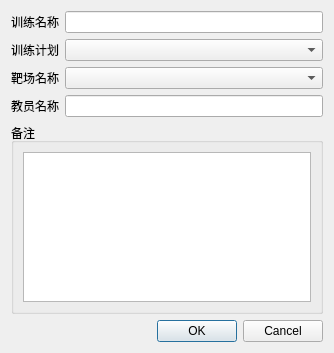
<?xml version="1.0" encoding="UTF-8"?>
<ui version="4.0">
 <class>QDlgTrain</class>
 <widget class="QDialog" name="QDlgTrain">
  <property name="geometry">
   <rect>
    <x>0</x>
    <y>0</y>
    <width>334</width>
    <height>353</height>
   </rect>
  </property>
  <property name="windowTitle">
   <string>Dialog</string>
  </property>
  <layout class="QVBoxLayout" name="verticalLayout_2">
   <item>
    <layout class="QVBoxLayout" name="verticalLayout">
     <item>
      <layout class="QHBoxLayout" name="horizontalLayout">
       <item>
        <widget class="QLabel" name="label">
         <property name="text">
          <string>训练名称</string>
         </property>
        </widget>
       </item>
       <item>
        <widget class="QLineEdit" name="lineEdit"/>
       </item>
      </layout>
     </item>
     <item>
      <layout class="QHBoxLayout" name="horizontalLayout_4">
       <item>
        <widget class="QLabel" name="label_2">
         <property name="sizePolicy">
          <sizepolicy hsizetype="Minimum" vsizetype="Preferred">
           <horstretch>0</horstretch>
           <verstretch>0</verstretch>
          </sizepolicy>
         </property>
         <property name="text">
          <string>训练计划</string>
         </property>
        </widget>
       </item>
       <item>
        <widget class="QComboBox" name="comboBox_2">
         <property name="sizePolicy">
          <sizepolicy hsizetype="Expanding" vsizetype="Fixed">
           <horstretch>0</horstretch>
           <verstretch>0</verstretch>
          </sizepolicy>
         </property>
        </widget>
       </item>
      </layout>
     </item>
     <item>
      <layout class="QHBoxLayout" name="horizontalLayout_3">
       <item>
        <widget class="QLabel" name="label_3">
         <property name="sizePolicy">
          <sizepolicy hsizetype="Minimum" vsizetype="Preferred">
           <horstretch>0</horstretch>
           <verstretch>0</verstretch>
          </sizepolicy>
         </property>
         <property name="text">
          <string>靶场名称</string>
         </property>
        </widget>
       </item>
       <item>
        <widget class="QComboBox" name="comboBox">
         <property name="sizePolicy">
          <sizepolicy hsizetype="Expanding" vsizetype="Fixed">
           <horstretch>0</horstretch>
           <verstretch>0</verstretch>
          </sizepolicy>
         </property>
        </widget>
       </item>
      </layout>
     </item>
     <item>
      <layout class="QHBoxLayout" name="horizontalLayout_2">
       <item>
        <widget class="QLabel" name="label_4">
         <property name="text">
          <string>教员名称</string>
         </property>
        </widget>
       </item>
       <item>
        <widget class="QLineEdit" name="lineEdit_4"/>
       </item>
      </layout>
     </item>
    </layout>
   </item>
   <item>
    <widget class="QGroupBox" name="groupBox">
     <property name="title">
      <string>备注</string>
     </property>
     <layout class="QGridLayout" name="gridLayout">
      <item row="0" column="0">
       <widget class="QPlainTextEdit" name="plainTextEdit"/>
      </item>
     </layout>
    </widget>
   </item>
   <item>
    <widget class="QDialogButtonBox" name="buttonBox">
     <property name="orientation">
      <enum>Qt::Horizontal</enum>
     </property>
     <property name="standardButtons">
      <set>QDialogButtonBox::Cancel|QDialogButtonBox::Ok</set>
     </property>
    </widget>
   </item>
  </layout>
 </widget>
 <resources/>
 <connections>
  <connection>
   <sender>buttonBox</sender>
   <signal>accepted()</signal>
   <receiver>QDlgTrain</receiver>
   <slot>accept()</slot>
   <hints>
    <hint type="sourcelabel">
     <x>248</x>
     <y>254</y>
    </hint>
    <hint type="destinationlabel">
     <x>157</x>
     <y>274</y>
    </hint>
   </hints>
  </connection>
  <connection>
   <sender>buttonBox</sender>
   <signal>rejected()</signal>
   <receiver>QDlgTrain</receiver>
   <slot>reject()</slot>
   <hints>
    <hint type="sourcelabel">
     <x>316</x>
     <y>260</y>
    </hint>
    <hint type="destinationlabel">
     <x>286</x>
     <y>274</y>
    </hint>
   </hints>
  </connection>
 </connections>
</ui>
